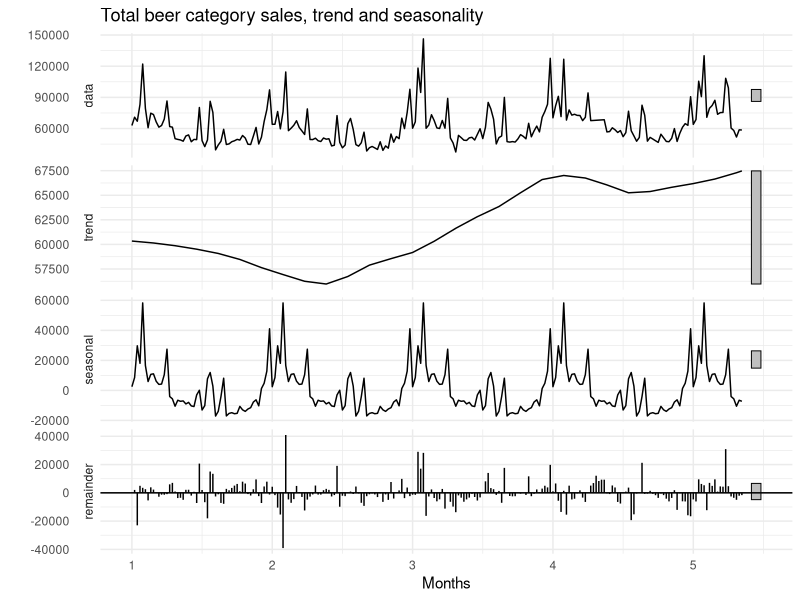
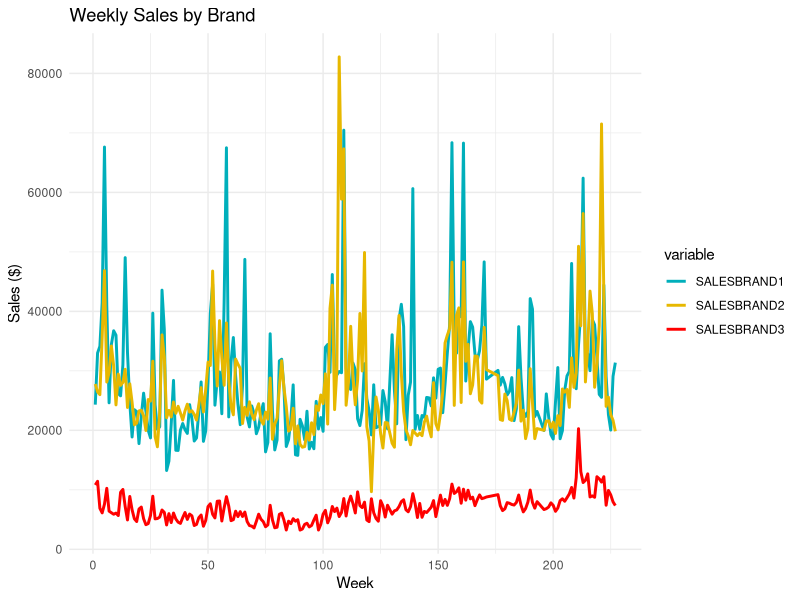
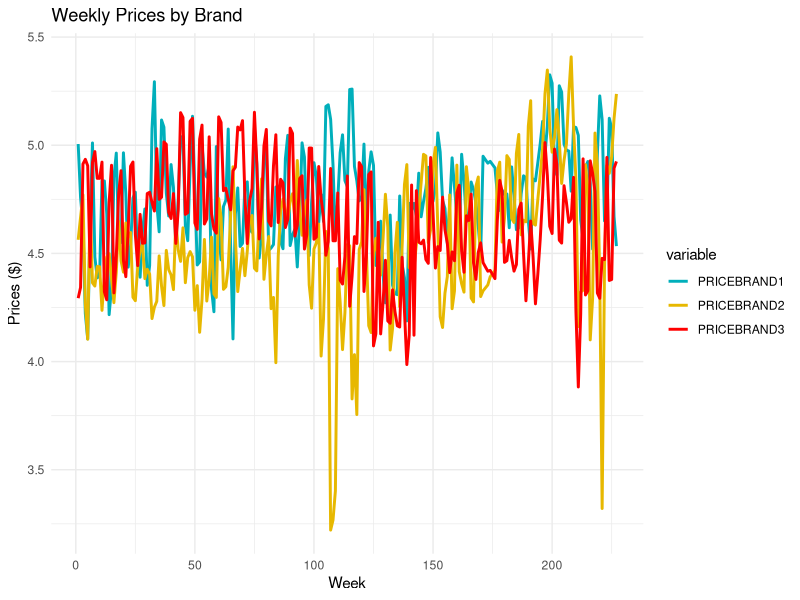
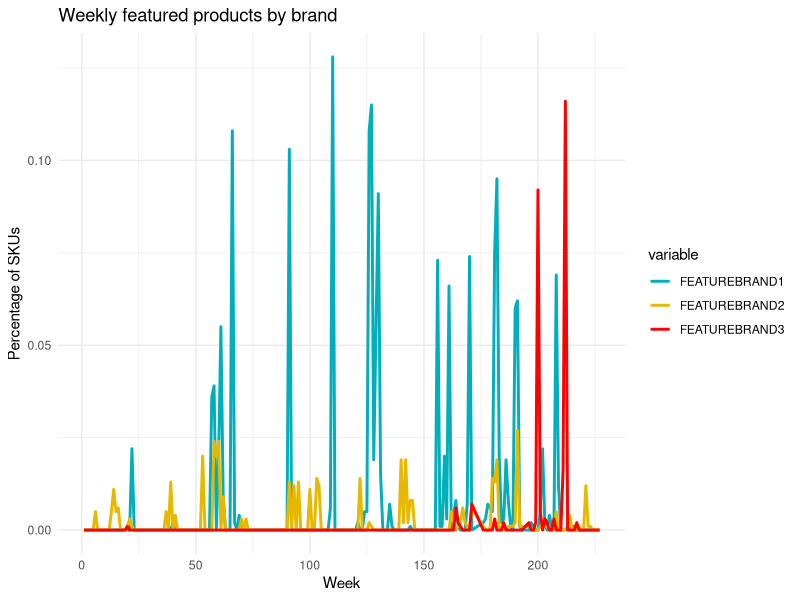
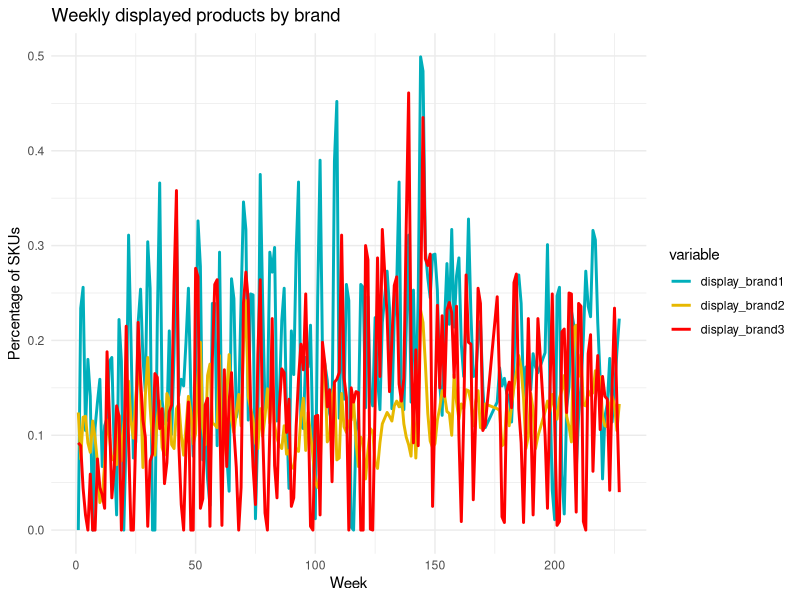

Reproduce these figures in R, in order.
## ---- chunk 1
knitr::opts_chunk$set(echo = FALSE)
## ---- chunk 2
library(readxl)
library(tidyr)
library(dplyr)
library(forecast)
library(ggplot2)
library(kableExtra)
## ---- chunk 3
main_features <- c("Week",
                  "CategorySales",
                  "PRICEBRAND1",
                  "PRICEBRAND2",
                  "PRICEBRAND3",
                  "display_brand1",
                  "display_brand2",
                  "display_brand3",
                  "FEATUREBRAND1",
                  "FEATUREBRAND2",
                  "FEATUREBRAND3")
              
add_features <- c("RETAILERMARGINBRAND1",
                  "RETAILERMARGINBRAND2",
                  "RETAILERMARGINBRAND3",
                  "SALESBRAND1",
                  "SALESBRAND2",
                  "SALESBRAND3",
                  "WHOLESALEPRICE1",
                  "WHOLESALEPRICE2",
                  "WHOLESALEPRICE3")


data <- read_excel("./data/beer_data_chicago_Dominicks.xlsx")

store_data <- data %>% select(main_features)
kable(head(store_data))

## ---- chunk 4
stl(ts(store_data$CategorySales,frequency = 52), s.window = 'periodic') %>% 
  autoplot + 
  theme_minimal() +
  ggtitle("Total beer category sales, trend and seasonality") +
  xlab("Months")
## ---- chunk 5
plot_variable_by_brand <- function(data, variable, title, ylabel){
  #plots specified variable by brand
  
  #select cols and reshape dataframe
  df_data <- data %>%
    select(Week, paste0(variable,"1"), paste0(variable,"2"), paste0(variable,"3")) %>%
    gather(key="variable",value="value", -Week)


  return (ggplot(df_data, aes(x=Week, y=value)) +
    geom_line(aes(color=variable), size=1) +
    scale_color_manual(values = c("#00AFBB", "#E7B800", "#ff0000")) +
    theme_minimal() +
    ggtitle(title) +
    ylab(ylabel))
}
## ---- chunk 6
plot_variable_by_brand(data,"SALESBRAND","Weekly Sales by Brand","Sales ($)")
plot_variable_by_brand(data,"PRICEBRAND","Weekly Prices by Brand","Prices ($)")
plot_variable_by_brand(data,"FEATUREBRAND","Weekly featured products by brand", "Percentage of SKUs")
plot_variable_by_brand(data,"display_brand","Weekly displayed products by brand","Percentage of SKUs")

## ---- chunk 7
set.seed(42)

SPLIT = 0.75
smp_size <- floor(nrow(store_data)*SPLIT)

train_ind <- sample(seq_len(nrow(store_data)), size = smp_size)

train <- store_data[train_ind, ]
test <- store_data[-train_ind, ]
## ---- chunk 8
store_data %>% select(-CategorySales)
